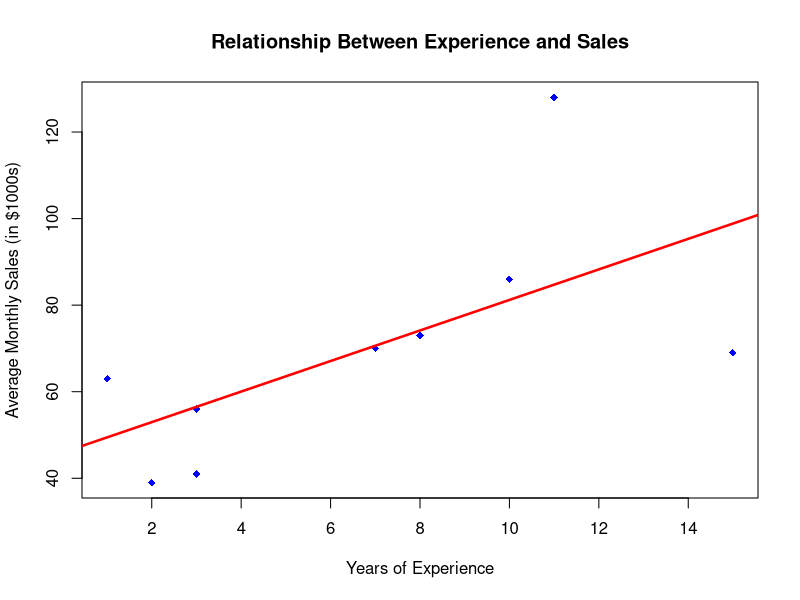

Recreate this plot in R.
# Define data
experience <- c(2, 3, 10, 7, 8, 15, 3, 1, 11)
sales <- c(39, 41, 86, 70, 73, 69, 56, 63, 128)

# Fit the linear regression model
model <- lm(sales ~ experience)

# Summary of the model
summary(model)

# Plot the data points
plot(experience, sales, pch = 18, col = "blue",
     xlab = "Years of Experience",
     ylab = "Average Monthly Sales (in $1000s)",
     main = "Relationship Between Experience and Sales")

# Add the regression line
abline(model, col = "red", lwd = 2.5)